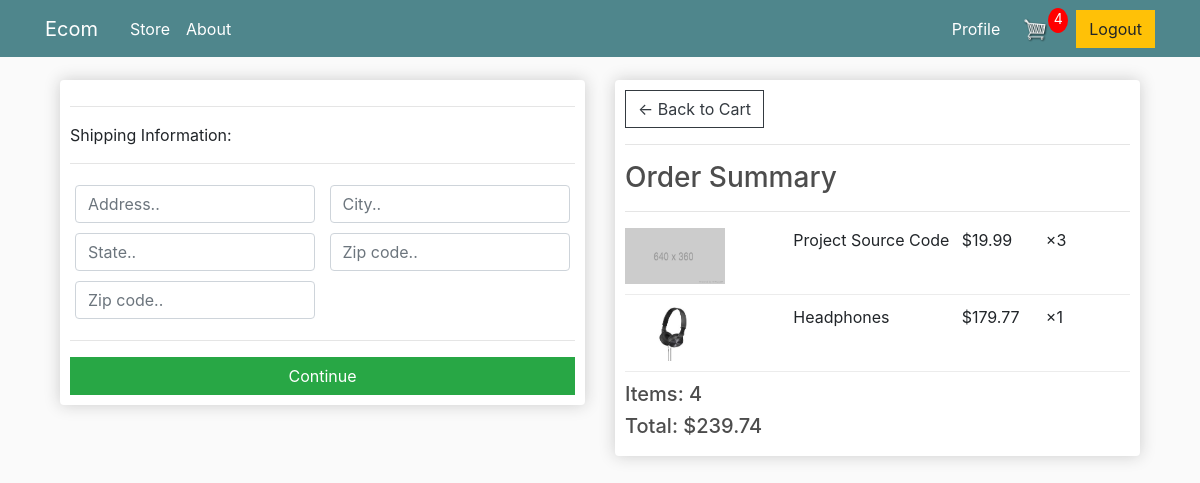
Page /checkout (signed in) on the committed database.
### store/models.py (models this page shows, shortened)
class OrderItem(models.Model):
    product = models.ForeignKey(Product, on_delete=models.SET_NULL, blank=True, null=True)
    order = models.ForeignKey(Order, on_delete=models.SET_NULL, blank=True, null=True)
    quantity = models.IntegerField(default=0, null=True, blank=True)
    date_added = models.DateTimeField(auto_now_add=True)
    @property
    def get_total(self):
        total = self.product.price * self.quantity
        return total

class Product(models.Model):
    name = models.CharField(max_length=200, null=True)
    price = models.DecimalField(max_digits=7,decimal_places=2)
    digital = models.BooleanField(default=False, null=True, blank=True)
    image = models.ImageField(upload_to='products/', null=True, blank=True)

class Order(models.Model):
    customer = models.ForeignKey(Customer, on_delete=models.SET_NULL, blank=True, null=True)
    date_ordered = models.DateTimeField(auto_now_add=True)
    complete = models.BooleanField(default=False, null=True, blank=True)
    transaction_id = models.CharField(max_length=200, null=True)
    @property
    def get_cart_total(self):
        OrderItems = self.orderitem_set.all()
        total = sum([item.get_total for item in OrderItems])
        return total
    @property
    def get_cart_items(self):
        OrderItems = self.orderitem_set.all()
        total = sum([item.quantity for item in OrderItems])
        return total
    @property
    def shipping(self):
        shipping = False
        orderitems = self.orderitem_set.all()
        for i in orderitems:
            if i.product.digital == False:
                shipping = True
        return shipping

### store/views.py (the view)
# urls.py: path('checkout', views.checkout, name="checkout"),
def checkout(request):
    data = cartData(request)
    cartItems = data['cartItems']
    order = data['order']
    items = data['items']
    context = {'items': items, 'order': order, 'cartitems': cartItems}
    return render(request, 'checkout.html', context)

### store/utils.py (called while the page is built)
def cartData(request):
    if request.user.is_authenticated:
        customer = request.user.customer
        order, created = Order.objects.get_or_create(
            customer=customer, complete=False)
        items = order.orderitem_set.all()
        cartItems = order.get_cart_items
    else:
        cookieData = cookieCart(request)
        cartItems = cookieData['cartItems']
        order = cookieData['order']
        items = cookieData['items']
    return {'cartItems':cartItems,'order':order,'items':items}

### store/templates/checkout.html (shortened to what this page needs)
{% extends 'main.html' %} {% load static %} {% block content %}
<div class="row">
  <div class="col-lg-6">
    <div class="box-element" id="form-wrapper">
      <form id="form">
        <div id="shipping-info">
          <hr />
          <p>Shipping Information:</p>
          <hr />
          <div class="form-field">
            <input
              class="form-control"
              type="text"
              name="address"
              placeholder="Address.."
            />
          </div>
          <div class="form-field">
            <input
              class="form-control"
              type="text"
              name="city"
              placeholder="City.."
            />
          </div>
          <div class="form-field">
            <input
              class="form-control"
              type="text"
              name="state"
              placeholder="State.."
            />
          </div>
          <div class="form-field">
            <input
              class="form-control"
              type="text"
              name="zipcode"
              placeholder="Zip code.."
            />
          </div>
          <div class="form-field">
            <input
              class="form-control"
              type="text"
              name="country"
              placeholder="Zip code.."
            />
          </div>
        </div>
        <hr />
        <input
          id="form-button"
          class="btn btn-success btn-block"
          type="submit"
          value="Continue"
        />
      </form>
    </div>
    <br />
  </div>
  <div class="col-lg-6">
    <div class="box-element">
      <a class="btn btn-outline-dark" href="{% url 'cart' %}"
        >&#x2190; Back to Cart</a
      >
      <hr />
      <h3>Order Summary</h3>
      <hr />
      {% for item in items %}
      <div class="cart-row">
        <div style="flex: 2">
          {% if item.product.image %}
          <img class="row-image" src="{{item.product.image.url}}" />
          {% else %}
          <img class="row-image" src="{% static 'images/placeholder.png' %}" />
          {% endif %}
        </div>
        <div style="flex: 2"><p>{{item.product.name}}</p></div>
        <div style="flex: 1"><p>${{item.product.price|floatformat:2}}</p></div>
        <div style="flex: 1"><p>×{{item.quantity}}</p></div>
      </div>
      {% endfor %}
      <h5>Items: {{order.get_cart_items}}</h5>
      <h5>Total: ${{order.get_cart_total}}</h5>
    </div>
  </div>
</div>
{% endblock content %}

### static/css/main.css (style rules this page uses)
body { background-color: hsl(0, 0%, 98%); }
h1, h2, h3, h4, h5, h6 { color: hsl(0, 0%, 30%); }
.box-element { box-shadow: hsl(0, 0%, 80%) 0 0 16px; background-color: #fff; border-radius: 4px; padding: 10px; }
.col-lg-4, .col-lg-6, .col-lg-8, .col-lg-12 { margin-top: 10px; }
.btn { border-radius: 0; }
.row-image { width: 100px; }
.form-field { width: 250px; display: inline-block; padding: 5px; }
.cart-row { display: flex; align-items: flex-stretch; padding-bottom: 10px; margin-bottom: 10px; border-bottom: 1px solid #ececec; }

### rows in the picture
OrderItem: product.name "Project Source Code", product.price "19.99", quantity "3"
OrderItem: product.image (picture), product.name "Headphones", product.price "179.77", quantity "1"
Order: get_cart_items "4", get_cart_total "239.74"

### other values in the picture
{{ cartitems }} "4"
